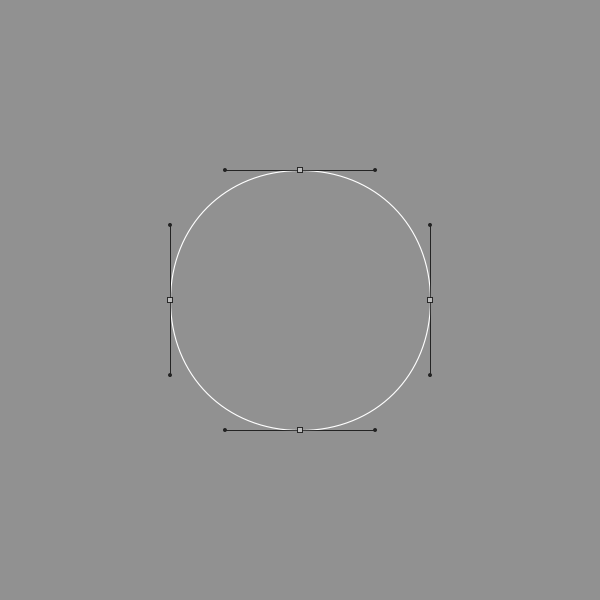
Frame 1 (no input)
Frame 60 (the mouse pressed at the canvas centre just before this capture): identical to frame 1, image omitted
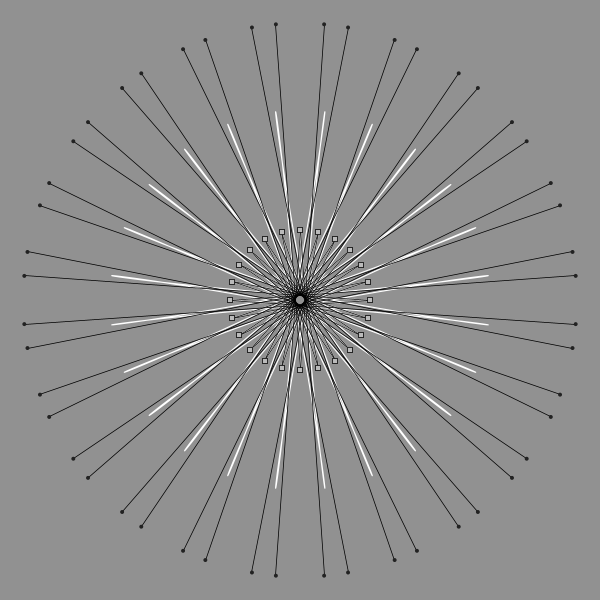
Frame 120 (the mouse held since frame 60 and released just before this capture)

The Processing sketch that drew these frames (run headless with seeded random() and noise(); from frame 60 on, the mouse is pressed at the canvas centre):

// Processing sketch: pccca_ch7_bezier_ellipse
// ── pccca_ch7_bezier_ellipse.pde
/*
 Bezier Ellipse
 Click for new random forms.
 Ira Greenberg, December 19, 2005
 Revised: November 15, 2006
 Updated, January 14, 2014
 */

// arrays to hold ellipse coordinate data
float[] px, py, cx, cy, cx2, cy2;

// global variable-points in ellipse
int pts = 4;

color controlPtCol = #222222;
color anchorPtCol = #BBBBBB;

void setup(){
  size(600, 600);
  setEllipse(pts, 130, 130);
}

void draw(){
  background(145);
  drawEllipse();
}

// draw ellipse with anchor/control points
void drawEllipse(){
  strokeWeight(1.125);
  stroke(255);
  noFill();
  // create ellipse
  for (int i=0; i<pts; i++){
    if (i==pts-1) {
      bezier(px[i], py[i], cx[i], cy[i], cx2[i], cy2[i],  px[0], py[0]);
    }
    else{
      bezier(px[i], py[i], cx[i], cy[i], cx2[i], cy2[i],  px[i+1], py[i+1]);
    }
  }
  strokeWeight(.75);
  stroke(0);
  rectMode(CENTER);

  // control handles and tangent lines
  for ( int i=0; i< pts; i++){
    if (i==pts-1){  // last loop iteration-close path
      line(px[0], py[0], cx2[i], cy2[i]);
    }
    if (i>0){
      line(px[i], py[i], cx2[i-1], cy2[i-1]);
    }
    line(px[i], py[i], cx[i], cy[i]);
  }

  for ( int i=0; i< pts; i++){
    fill(controlPtCol);
    noStroke();
    //control handles
    ellipse(cx[i], cy[i], 4, 4);
    ellipse(cx2[i], cy2[i], 4, 4);

    fill(anchorPtCol);
    stroke(0);
    //anchor points
    rect(px[i], py[i], 5, 5);
  }
}

// fill up arrays with ellipse coordinate data
void setEllipse(int points, float radius, float controlRadius){
  pts = points;
  px = new float[points];
  py = new float[points];
  cx = new float[points];
  cy = new float[points];
  cx2 = new float[points];
  cy2 = new float[points];
  float angle = 360.0/points;
  float controlAngle1 = angle/3.0;
  float controlAngle2 = controlAngle1*2.0;
  for ( int i=0; i<points; i++){
    px[i] = width/2+cos(radians(angle))*radius;
    py[i] = height/2+sin(radians(angle))*radius;
    cx[i] = width/2+cos(radians(angle+controlAngle1))* 
controlRadius/cos(radians(controlAngle1));
    cy[i] = height/2+sin(radians(angle+controlAngle1))* 
controlRadius/cos(radians(controlAngle1));
    cx2[i] = width/2+cos(radians(angle+controlAngle2))* 
controlRadius/cos(radians(controlAngle1));
    cy2[i] = height/2+sin(radians(angle+controlAngle2))* 
controlRadius/cos(radians(controlAngle1));

    //increment angle so trig functions keep chugging along
    angle+=360.0/points;
  }
}

void mousePressed(){
  setEllipse(int(random(3, 36)), random(-200, 300), random(-200, 300));
}
